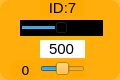
    <widget class="QWidget" name="widget_id7" native="true">
     <property name="geometry">
      <rect>
       <x>515</x>
       <y>260</y>
       <width>120</width>
       <height>80</height>
      </rect>
     </property>
     <property name="styleSheet">
      <string notr="true">background-color: rgb(255, 170, 0, 200);
border-radius:10px;</string>
     </property>
     <widget class="QLabel" name="label_ID7">
      <property name="geometry">
       <rect>
        <x>40</x>
        <y>0</y>
        <width>45</width>
        <height>16</height>
       </rect>
      </property>
      <property name="minimumSize">
       <size>
        <width>0</width>
        <height>10</height>
       </size>
      </property>
      <property name="font">
       <font>
        <family>Arial</family>
        <pointsize>11</pointsize>
       </font>
      </property>
      <property name="styleSheet">
       <string notr="true">background-color: rgb(255, 255, 255， 0);
border-radius:0px;</string>
      </property>
      <property name="text">
       <string>ID:7</string>
      </property>
      <property name="alignment">
       <set>Qt::AlignCenter</set>
      </property>
     </widget>
     <widget class="QSlider" name="horizontalSlider_pulse_id7">
      <property name="geometry">
       <rect>
        <x>20</x>
        <y>20</y>
        <width>83</width>
        <height>16</height>
       </rect>
      </property>
      <property name="autoFillBackground">
       <bool>false</bool>
      </property>
      <property name="styleSheet">
       <string notr="true">background-color: rgb(0, 0, 0);
border-radius:0px;</string>
      </property>
      <property name="minimum">
       <number>0</number>
      </property>
      <property name="maximum">
       <number>1000</number>
      </property>
      <property name="pageStep">
       <number>1</number>
      </property>
      <property name="value">
       <number>500</number>
      </property>
      <property name="orientation">
       <enum>Qt::Horizontal</enum>
      </property>
     </widget>
     <widget class="QSlider" name="horizontalSlider_dev_id7">
      <property name="geometry">
       <rect>
        <x>40</x>
        <y>60</y>
        <width>45</width>
        <height>18</height>
       </rect>
      </property>
      <property name="styleSheet">
       <string notr="true">background-color: rgb(255, 255, 255， 0);</string>
      </property>
      <property name="minimum">
       <number>-125</number>
      </property>
      <property name="maximum">
       <number>125</number>
      </property>
      <property name="pageStep">
       <number>1</number>
      </property>
      <property name="orientation">
       <enum>Qt::Horizontal</enum>
      </property>
     </widget>
     <widget class="QLabel" name="label_id7">
      <property name="geometry">
       <rect>
        <x>10</x>
        <y>60</y>
        <width>31</width>
        <height>20</height>
       </rect>
      </property>
      <property name="minimumSize">
       <size>
        <width>0</width>
        <height>10</height>
       </size>
      </property>
      <property name="font">
       <font>
        <family>DejaVu Sans</family>
        <pointsize>10</pointsize>
       </font>
      </property>
      <property name="styleSheet">
       <string notr="true">background-color: rgb(255, 255, 255， 0);</string>
      </property>
      <property name="text">
       <string>0</string>
      </property>
      <property name="alignment">
       <set>Qt::AlignCenter</set>
      </property>
     </widget>
     <widget class="QLineEdit" name="lineEdit_id7">
      <property name="geometry">
       <rect>
        <x>40</x>
        <y>40</y>
        <width>45</width>
        <height>18</height>
       </rect>
      </property>
      <property name="sizePolicy">
       <sizepolicy hsizetype="Fixed" vsizetype="Fixed">
        <horstretch>0</horstretch>
        <verstretch>0</verstretch>
       </sizepolicy>
      </property>
      <property name="font">
       <font>
        <family>Arial</family>
        <pointsize>11</pointsize>
       </font>
      </property>
      <property name="autoFillBackground">
       <bool>false</bool>
      </property>
      <property name="styleSheet">
       <string notr="true">background-color: rgb(255, 255, 255);
border-radius:0px;</string>
      </property>
      <property name="text">
       <string>500</string>
      </property>
      <property name="maxLength">
       <number>1000</number>
      </property>
      <property name="alignment">
       <set>Qt::AlignCenter</set>
      </property>
      <property name="dragEnabled">
       <bool>false</bool>
      </property>
      <property name="readOnly">
       <bool>false</bool>
      </property>
     </widget>
    </widget>
